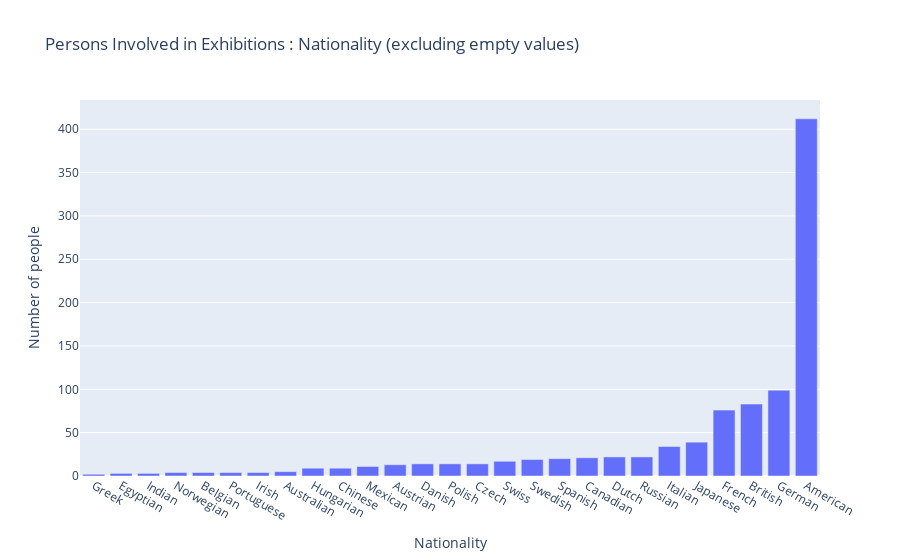

The code cell stored with this chart in its notebook:
### Code cell
number_dict = {}

with open(os.path.join(output_person_dir, persons_all_file), 'r') as json_file:
    
    
    data = json.load(json_file)
    for person in data.get("persons"):

        if "nationality" in person:
            nat = person.get("nationality")

            if nat in ["","Male", "Female"]:
                continue
            if nat in number_dict:
                number_dict[nat] += 1
            else:
                number_dict[nat] = 1
        
    number_dict = dict(sorted(number_dict.items(), key=lambda item: item[1]))

    # sort by number
    
   # print(number_dict)

x_values = number_dict.keys()
y_values = number_dict.values()

fig = px.bar(x=x_values, y=y_values, 
labels={"x": "Nationality", "y": "Number of people"},
title="Persons Involved in Exhibitions : Nationality (excluding empty values)"
)
fig.show()

### Figure 1 — Plotly figure (JSON) as saved in the notebook; plotly's stock layout.template omitted (floating-point values rounded to 4 significant figures)
{"data": [{"alignmentgroup": "True", "hovertemplate": "Nationality=%{x}<br>Number of people=%{y}<extra></extra>", "legendgroup": "", "marker": {"color": "#636efa", "pattern": {"shape": ""}}, "name": "", "offsetgroup": "", "orientation": "v", "showlegend": false, "textposition": "auto", "type": "bar", "x": ["Greek", "Egyptian", "Indian", "Norwegian", "Belgian", "Portuguese", "Irish", "Australian", "Hungarian", "Chinese", "Mexican", "Austrian", null, "Danish", "Polish", "Czech", "Swiss", "Swedish", "Spanish", "Canadian", "Dutch", "Russian", "Italian", "Japanese", "French", "British", "German", "American"], "xaxis": "x", "y": [2, 3, 3, 4, 4, 4, 4, 5, 9, 9, 11, 13, 13, 14, 14, 14, 17, 19, 20, 21, 22, 22, 34, 39, 76, 83, 99, 412], "yaxis": "y"}], "layout": {"barmode": "relative", "legend": {"tracegroupgap": 0}, "title": {"text": "Persons Involved in Exhibitions : Nationality (excluding empty values)"}, "xaxis": {"anchor": "y", "domain": [0, 1], "title": {"text": "Nationality"}}, "yaxis": {"anchor": "x", "domain": [0, 1], "title": {"text": "Number of people"}}}}
